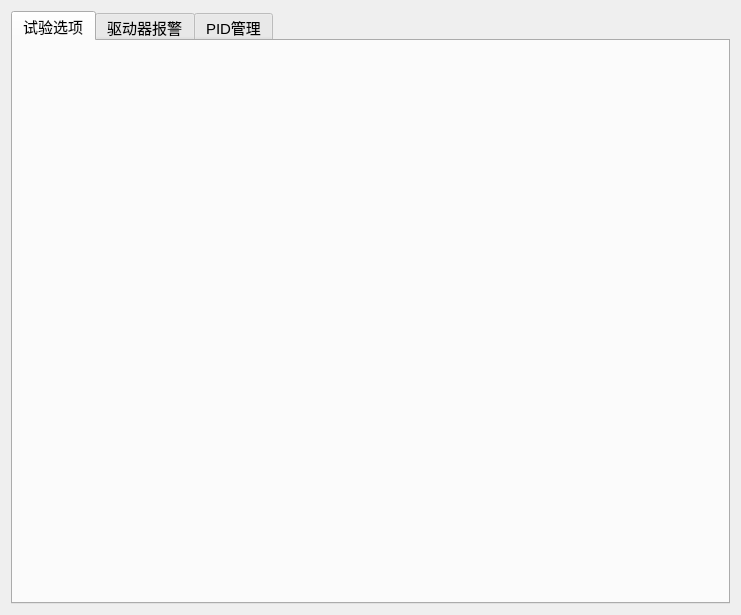
<?xml version="1.0" encoding="UTF-8"?>
<ui version="4.0">
 <class>ControlParamentDialog</class>
 <widget class="QDialog" name="ControlParamentDialog">
  <property name="geometry">
   <rect>
    <x>0</x>
    <y>0</y>
    <width>741</width>
    <height>615</height>
   </rect>
  </property>
  <property name="windowTitle">
   <string>控制参数</string>
  </property>
  <property name="windowIcon">
   <iconset resource="themes/image.qrc">
    <normaloff>:/images/images/contrlp.png</normaloff>:/images/images/contrlp.png</iconset>
  </property>
  <layout class="QHBoxLayout" name="horizontalLayout">
   <item>
    <widget class="QTabWidget" name="tabWidget">
     <property name="minimumSize">
      <size>
       <width>100</width>
       <height>0</height>
      </size>
     </property>
     <property name="font">
      <font>
       <pointsize>11</pointsize>
      </font>
     </property>
     <property name="currentIndex">
      <number>0</number>
     </property>
     <widget class="QWidget" name="tab">
      <property name="minimumSize">
       <size>
        <width>100</width>
        <height>0</height>
       </size>
      </property>
      <property name="font">
       <font>
        <pointsize>10</pointsize>
       </font>
      </property>
      <attribute name="icon">
       <iconset resource="themes/light/lightstyle.qrc">
        <normaloff>:/qss_icons/light/rc/arrow_up@2x.png</normaloff>
        <activeon>:/qss_icons/light/rc/arrow_down_focus@2x.png</activeon>:/qss_icons/light/rc/arrow_up@2x.png</iconset>
      </attribute>
      <attribute name="title">
       <string>试验选项</string>
      </attribute>
     </widget>
     <widget class="QWidget" name="tab_2">
      <property name="accessibleName">
       <string/>
      </property>
      <attribute name="icon">
       <iconset resource="themes/light/lightstyle.qrc">
        <normaloff>:/qss_icons/light/rc/arrow_up@2x.png</normaloff>
        <activeon>:/qss_icons/light/rc/arrow_down_focus@2x.png</activeon>:/qss_icons/light/rc/arrow_up@2x.png</iconset>
      </attribute>
      <attribute name="title">
       <string>驱动器报警</string>
      </attribute>
      <widget class="QLabel" name="label">
       <property name="geometry">
        <rect>
         <x>60</x>
         <y>70</y>
         <width>53</width>
         <height>15</height>
        </rect>
       </property>
       <property name="text">
        <string>TextLabel</string>
       </property>
      </widget>
     </widget>
     <widget class="QWidget" name="tab_3">
      <attribute name="icon">
       <iconset resource="themes/light/lightstyle.qrc">
        <normaloff>:/qss_icons/light/rc/arrow_up@2x.png</normaloff>
        <activeon>:/qss_icons/light/rc/arrow_down_focus@2x.png</activeon>:/qss_icons/light/rc/arrow_up@2x.png</iconset>
      </attribute>
      <attribute name="title">
       <string>PID管理</string>
      </attribute>
     </widget>
    </widget>
   </item>
  </layout>
 </widget>
 <resources>
  <include location="themes/image.qrc"/>
  <include location="themes/light/lightstyle.qrc"/>
 </resources>
 <connections/>
</ui>
